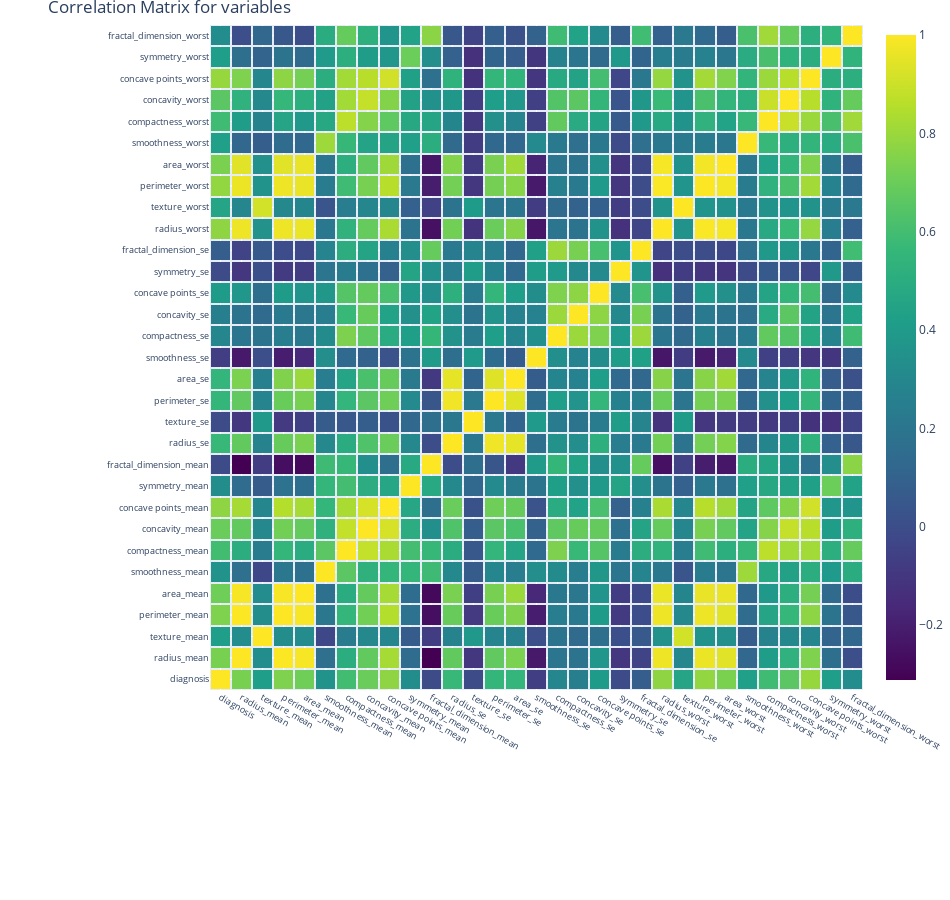

Notebook cell for this chart:
### Markdown cell above
The plot is showing us a  strong relation ship.

### Code cell
correlation = data.corr() #correlation between features
matrix_cols = correlation.columns.tolist() #tick labels
corr_array  = np.array(correlation) #convert the labels to array
#Plotting
trace = go.Heatmap(z = corr_array,
                   x = matrix_cols,
                   y = matrix_cols,
                   xgap = 2,
                   ygap = 2,
                   colorscale='Viridis',
                   colorbar   = dict() ,
                  )
layout = go.Layout(dict(title = 'Correlation Matrix for variables',
                        autosize = True,
                        height  = 900,
                        width   = 950,
                        margin  = dict(r = 0 ,l = 210,
                                       t = 25,b = 210,
                                     ),
                        yaxis   = dict(tickfont = dict(size = 9)),
                        xaxis   = dict(tickfont = dict(size = 9)),
                       )
                  )
fig = go.Figure(data = [trace],layout = layout)
py.iplot(fig)

### Figure 1 — Plotly figure (JSON) as saved in the notebook; plotly's stock layout.template omitted (floating-point values rounded to 4 significant figures; data arrays with more than 128 entries replaced by an {"elided": "..."} marker saying what was removed)
{"data": [{"colorscale": [[0, "#440154"], [0.1111, "#482878"], [0.2222, "#3e4989"], [0.3333, "#31688e"], [0.4444, "#26828e"], [0.5556, "#1f9e89"], [0.6667, "#35b779"], [0.7778, "#6ece58"], [0.8889, "#b5de2b"], [1, "#fde725"]], "type": "heatmap", "x": ["diagnosis", "radius_mean", "texture_mean", "perimeter_mean", "area_mean", "smoothness_mean", "compactness_mean", "concavity_mean", "concave points_mean", "symmetry_mean", "fractal_dimension_mean", "radius_se", "texture_se", "perimeter_se", "area_se", "smoothness_se", "compactness_se", "concavity_se", "concave points_se", "symmetry_se", "fractal_dimension_se", "radius_worst", "texture_worst", "perimeter_worst", "area_worst", "smoothness_worst", "compactness_worst", "concavity_worst", "concave points_worst", "symmetry_worst", "fractal_dimension_worst"], "xgap": 2, "y": ["diagnosis", "radius_mean", "texture_mean", "perimeter_mean", "area_mean", "smoothness_mean", "compactness_mean", "concavity_mean", "concave points_mean", "symmetry_mean", "fractal_dimension_mean", "radius_se", "texture_se", "perimeter_se", "area_se", "smoothness_se", "compactness_se", "concavity_se", "concave points_se", "symmetry_se", "fractal_dimension_se", "radius_worst", "texture_worst", "perimeter_worst", "area_worst", "smoothness_worst", "compactness_worst", "concavity_worst", "concave points_worst", "symmetry_worst", "fractal_dimension_worst"], "ygap": 2, "z": {"elided": "31x31 float values"}}], "layout": {"autosize": true, "height": 900, "margin": {"b": 210, "l": 210, "r": 0, "t": 25}, "title": {"text": "Correlation Matrix for variables"}, "width": 950, "xaxis": {"tickfont": {"size": 9}}, "yaxis": {"tickfont": {"size": 9}}}}
